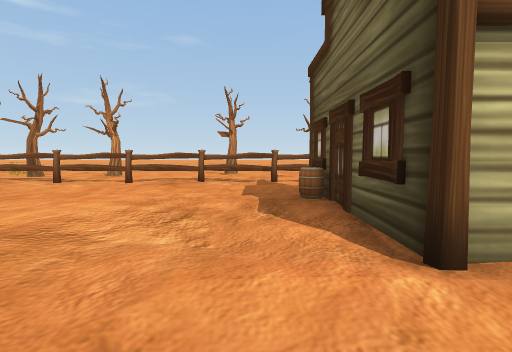
view 1 (above)

19 first-person views from a walk through a 3-D level made in the Unity game engine. The camera is 1.4 m above the floor, tilts 4° down and sees 85° across. The floor is counted in squares, 2 m on a side. Each view is taken from the middle of a square. On the plan, view 1 faces up. The plan holds only what a view shows up to about 9 squares ahead; the rest is blank. The place goes on beyond the plan.

view 2
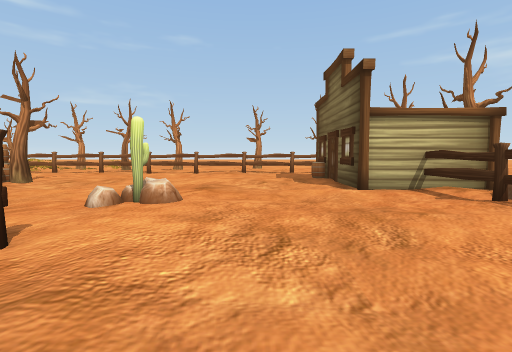

view 3
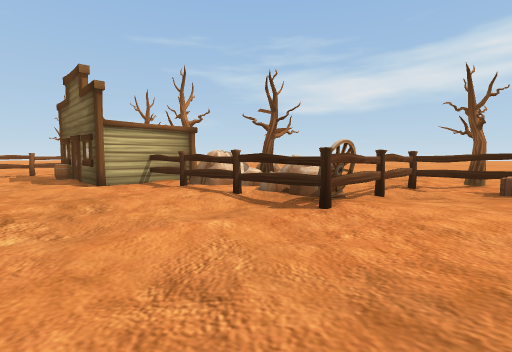

view 4
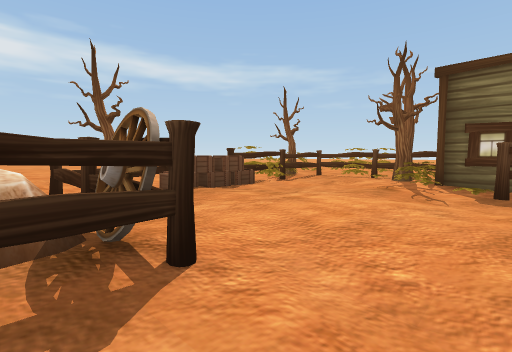

view 5
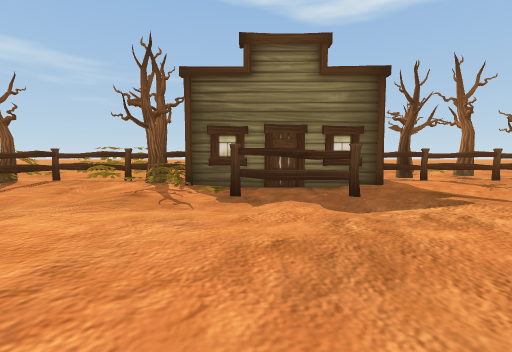

view 6
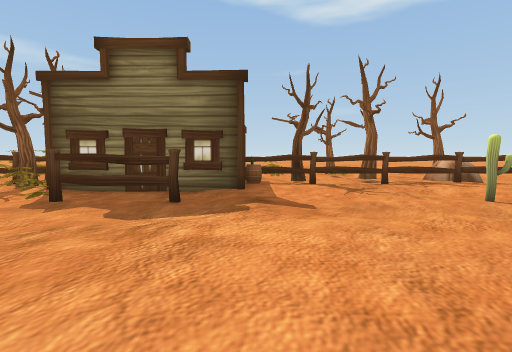

view 7
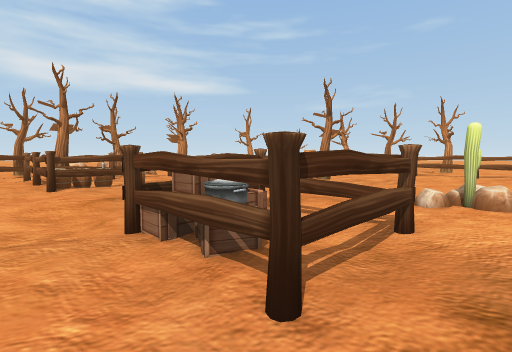

view 8
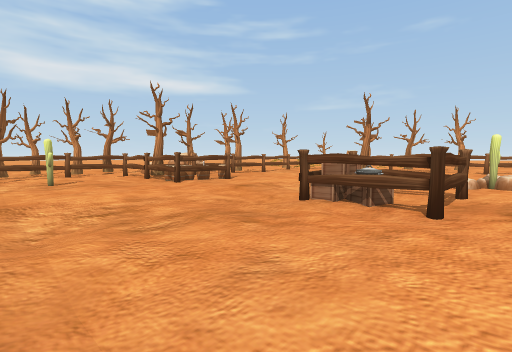

view 9
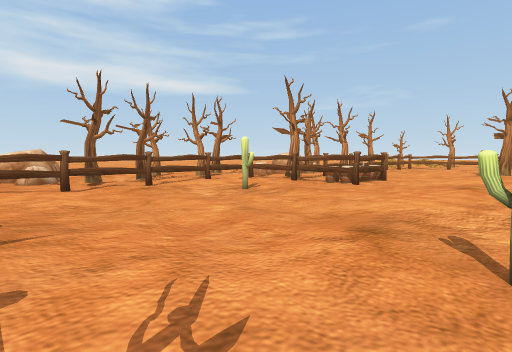

view 10
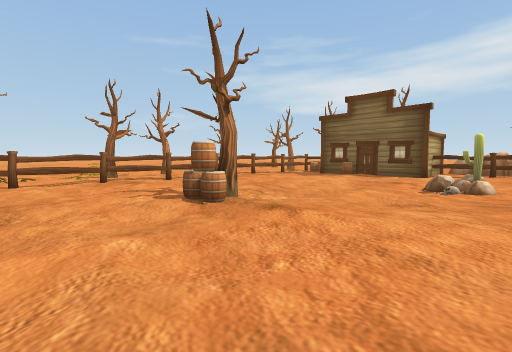

view 11
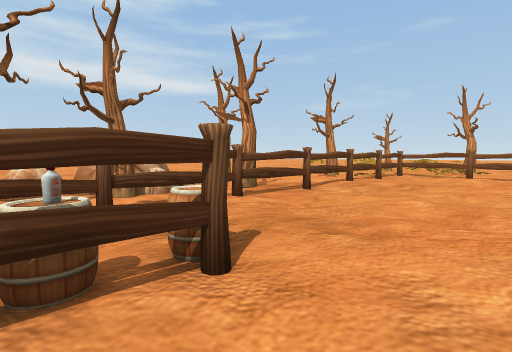

view 12
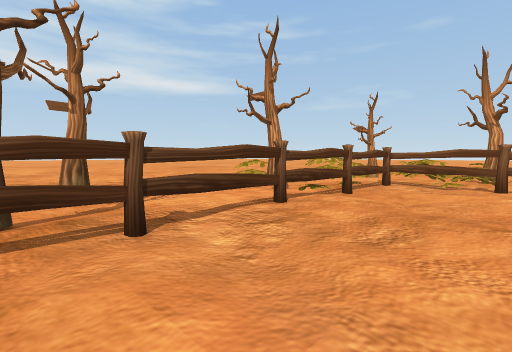

view 13
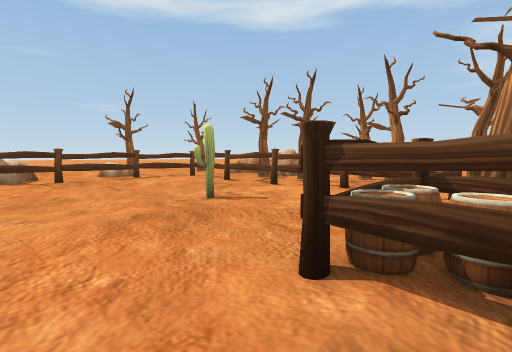

view 14
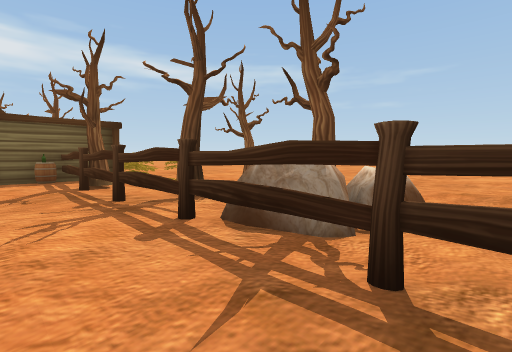

view 15
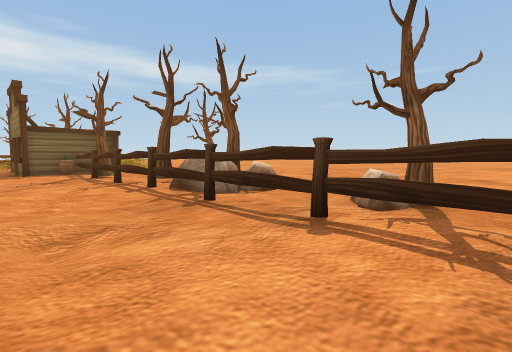

view 16
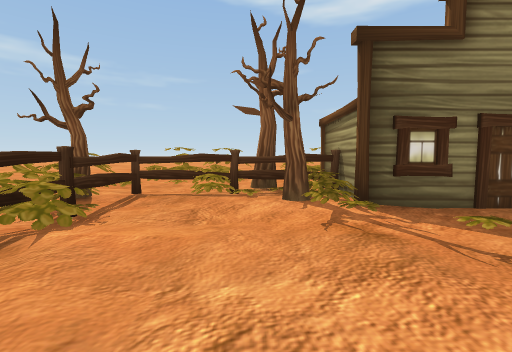

view 17
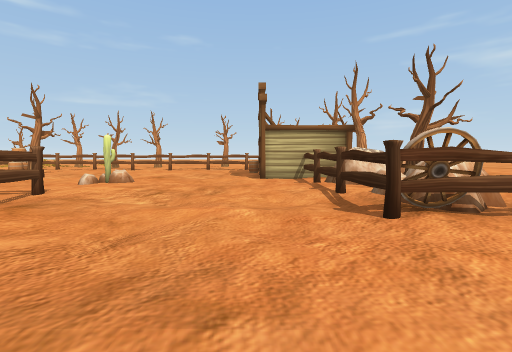

view 18
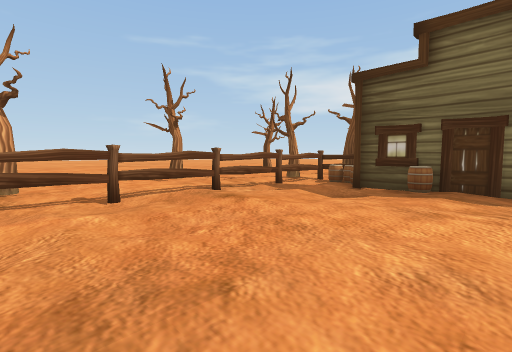

view 19
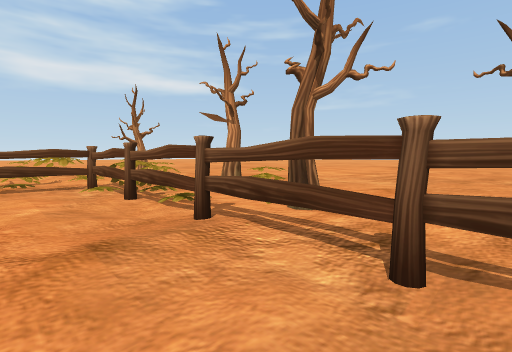

### Floor plan
Key: @ floor where view 1 was taken; # wall or solid block; . main floor; : floor 0.25 m higher than the main floor; / step, stairs or slope; B bush; T tree; F fence; U building; A barrel; R rock; C cactus; W wheel; E crate; O other object.
Columns run from 16 left of view 1 to 8 right of it. Each row starts with its distance up from view 1.
 10                T
  9   .OTO .BO T .:.. ##
  8  ..BBFBFF#FFFFFFFFT#
  7  ..OO.//...//...//O
  6   B O.//...//.../UO
  5   BT F../:/../:/.A
  4   ..//...:....:..#
  3    .:F..TA/../:/.#
  2  T#.#.//...//.../####O
  1     TF//...//R..//.FOO
  0    O#/../:/..CR/@./FR
 -1  RRT#F...:....:....FR
 -2  RR #.A./:/FFF:/../RRR..
 -3  RR TAAF...EEF..//.RRR..
 -4  #.FFFA/...EEF..//.WFFF#
 -5     :/../:/../:/../:/..T
 -6    F:....:....:....:..EF
 -7   T/:C../:/../:/../:/.E
 -8   #F..//...//...//.../B
 -9 R T...//..C//..FFF/../BOO
-10 RR.F:/../:/../UU###TB//B
-11  ...:....:....A## #OBBFTO
-12    FFFFFFF#F#TF#  ##TF.OO
-13    .TR.RT #T.OO#  #O BOO.
-14      R R#         OOBOOO

Positions as (right, up) in squares from view 1, and headings:
1: (0, 0), facing up
2: (-1, -4), facing up
3: (-1, -6), facing up-right
4: (1, -3), facing down-right
5: (1, -4), facing down
6: (-2, -4), facing down
7: (-2, -5), facing up-left
8: (-2, -8), facing up-left
9: (-6, -11), facing up-left
10: (-10, -1), facing up-right
11: (-8, -3), facing up-left
12: (-9, 1), facing up-left
13: (-8, -3), facing down-left
14: (-10, -10), facing down-right
15: (-13, -9), facing down-right
16: (4, -6), facing down
17: (1, -7), facing up
18: (-5, 3), facing up-right
19: (-5, 6), facing up-left
